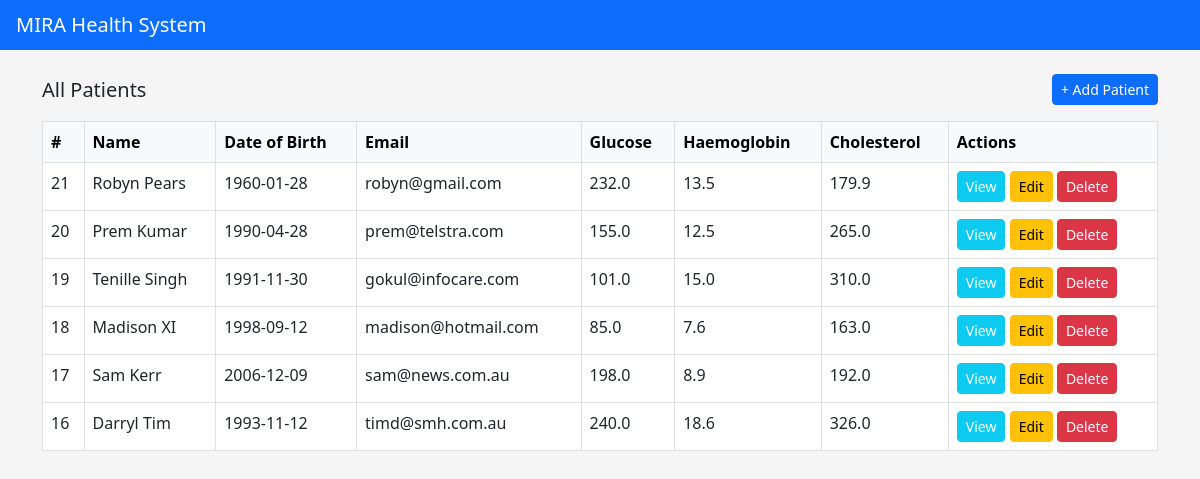
The page / on the database its author committed.
### tables this page shows
CREATE TABLE patients (
            id INTEGER PRIMARY KEY AUTOINCREMENT,
            full_name TEXT,
            dob TEXT,
            email TEXT,
            glucose REAL,
            haemoglobin REAL,
            cholesterol REAL,
            remarks TEXT
        );

### app.py (the view)
@app.route("/")
def home():
    patients = get_all()
    return render_template("index.html", patients=patients)

### database.py (called while the page is built)
def connect():
    conn = sqlite3.connect("patients.db")
    conn.row_factory = sqlite3.Row
    return conn

def get_all():
    conn = connect()
    data = conn.execute("SELECT * FROM patients ORDER BY id DESC").fetchall()
    conn.close()
    return data

### templates/index.html (shortened to what this page needs)
<!DOCTYPE html>
<html lang="en">
<head>
  <link rel="stylesheet" href="https://cdn.jsdelivr.net/npm/bootstrap@5.3.0/dist/css/bootstrap.min.css">
  <link rel="stylesheet" href="{{ url_for('static', filename='style.css') }}">
</head>
<body>
<nav class="navbar navbar-dark bg-primary px-3">
  <span class="navbar-brand mb-0 h1">MIRA Health System</span>
</nav>
<div class="container mt-4">
  <div class="d-flex justify-content-between align-items-center mb-3">
    <h5 class="mb-0">All Patients</h5>
    <a href="/add" class="btn btn-primary btn-sm">+ Add Patient</a>
  </div>
  {% if patients %}
  <table class="table table-bordered table-hover bg-white">
    <thead class="table-light">
      <tr>
        <th>#</th>
        <th>Name</th>
        <th>Date of Birth</th>
        <th>Email</th>
        <th>Glucose</th>
        <th>Haemoglobin</th>
        <th>Cholesterol</th>
        <th>Actions</th>
      </tr>
    </thead>
    <tbody>
      {% for p in patients %}
      <tr>
        <td>{{ p['id'] }}</td>
        <td>{{ p['full_name'] }}</td>
        <td>{{ p['dob'] }}</td>
        <td>{{ p['email'] }}</td>
        <td>{{ p['glucose'] }}</td>
        <td>{{ p['haemoglobin'] }}</td>
        <td>{{ p['cholesterol'] }}</td>
        <td>
          <a href="/view/{{ p['id'] }}" class="btn btn-sm btn-info text-white">View</a>
          <a href="/edit/{{ p['id'] }}" class="btn btn-sm btn-warning">Edit</a>
          <form action="/delete/{{ p['id'] }}" method="POST" style="display:inline;"
                onsubmit="return confirm('Delete this record?')">
            <button class="btn btn-sm btn-danger">Delete</button>
          </form>
        </td>
      </tr>
      {% endfor %}
    </tbody>
  </table>
  {% else %}
  <div class="text-center mt-5 text-muted">
    <p>No patients added yet. Click "Add Patient" to get started.</p>
  </div>
  {% endif %}
</div>
</body>
</html>

### static/style.css (style rules this page uses)
body { background-color: #f5f5f5; }
.navbar { margin-bottom: 10px; }
.table th { font-weight: 600; }

### rows shown on the page
patients: id "21", full_name "Robyn Pears", dob "1960-01-28", email "robyn@gmail.com", glucose "232.0", haemoglobin "13.5", cholesterol "179.9"
patients: id "20", full_name "Prem Kumar", dob "1990-04-28", email "prem@telstra.com", glucose "155.0", haemoglobin "12.5", cholesterol "265.0"
patients: id "19", full_name "Tenille Singh", dob "1991-11-30", email "gokul@infocare.com", glucose "101.0", haemoglobin "15.0", cholesterol "310.0"
patients: id "18", full_name "Madison XI", dob "1998-09-12", email "madison@hotmail.com", glucose "85.0", haemoglobin "7.6", cholesterol "163.0"
patients: id "17", full_name "Sam Kerr", dob "2006-12-09", email "sam@news.com.au", glucose "198.0", haemoglobin "8.9", cholesterol "192.0"
patients: id "16", full_name "Darryl Tim", dob "1993-11-12", email "timd@smh.com.au", glucose "240.0", haemoglobin "18.6", cholesterol "326.0"
